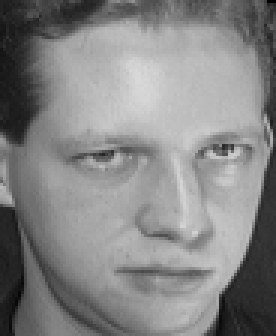
#> input picture scripts/att_faces/s1/10.pgm, 92 x 112 px, given in place of the camera (shown 3 times larger)
$ python train.py att_faces/s1/10.pgm
#> lines starting #> are read from the running program, lines starting #| are printed output that depends on the picture; pictures that were not available may be replaced by others from this repository, and a replacement may not be noted
# train.py
import cv2, sys, numpy, os
size = 1
fn_haar = 'haarcascade_frontalface_default.xml'
fn_dir = 'att_faces'
try:
    fn_name = sys.argv[1]
except:
    print("You must provide a name")
    sys.exit(0)
path = os.path.join(fn_dir, fn_name)
if not os.path.isdir(path):
    os.mkdir(path)
(im_width, im_height) = (112, 92)
haar_cascade = cv2.CascadeClassifier(fn_haar)
webcam = cv2.VideoCapture(0)

# Generate name for image file
pin=sorted([int(n[:n.find('.')]) for n in os.listdir(path)
     if n[0]!='.' ]+[0])[-1] + 1

# Beginning message
print("\n\033[94mThe program will save 50 samples. \
Move your head around to increase while it runs.\033[0m\n")

# The program loops until it has 50 images of the face.
count = 0
pause = 0
count_max = 50
while count < count_max:

    # Loop until the camera is working
    rval = False
    while(not rval):
        # Put the image from the webcam into 'frame'
        (rval, frame) = webcam.read()
#> frame is the input picture: shape (112, 92, 3); min 1, max 217, mean 132.8
        if(not rval):
            print("Failed to open webcam. Trying again...")

    # Get image size
    height, width, channels = frame.shape
#> height = 112; width = 92; channels = 3

    # Flip frame
    frame = cv2.flip(frame, 1, 0)
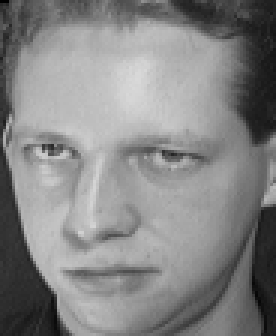
#> frame: shape (112, 92, 3) (shown 3 times larger); min 1, max 217, mean 132.8

    # Convert to grayscale
    gray = cv2.cvtColor(frame, cv2.COLOR_BGR2GRAY)

    # Scale down for speed
    mini = cv2.resize(gray, (int(gray.shape[1] / size), int(gray.shape[0] / size)))

    # Detect faces
    faces = haar_cascade.detectMultiScale(mini)
#> faces = [[1, 25, 75, 75]]

    # We only consider largest face
    faces = sorted(faces, key=lambda x: x[3])
    if faces:
        face_i = faces[0]
#> face_i = [1, 25, 75, 75]
        (x, y, w, h) = [v * size for v in face_i]
#> x = 1; y = 25; w = 75; h = 75

        face = gray[y:y + h, x:x + w]
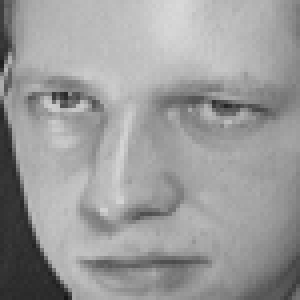
#> face: shape (75, 75) (shown 4 times larger); min 22, max 217, mean 154.9
        face_resize = cv2.resize(face, (im_width, im_height))
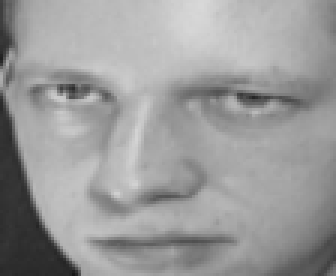
#> face_resize: shape (92, 112) (shown 3 times larger); min 24, max 216, mean 154.8

        # Draw rectangle and write name
        cv2.rectangle(frame, (x, y), (x + w, y + h), (0, 255, 0), 3)
        cv2.putText(frame, fn_name, (x - 10, y - 10), cv2.FONT_HERSHEY_PLAIN,
            1,(0, 255, 0))
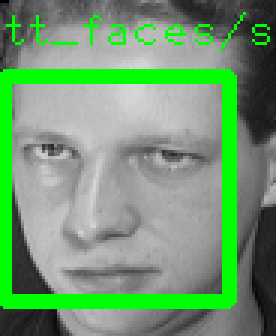
#> frame: shape (112, 92, 3) (shown 3 times larger); mean B, G, R 113.9, 152.9, 113.9

        # Remove false positives
        if(w * 6 < width or h * 6 < height):
            print("Face too small")
        else:

            # To create diversity, only save every fith detected image
            if(pause == 0):
                print("Saving training sample "+str(count+1)+"/"+str(count_max))

                # Save image file
                cv2.imwrite('%s/%s.png' % (path, pin), face_resize)
                pin += 1
                count += 1
                pause = 1

    if(pause > 0):
        pause = (pause + 1) % 5
    cv2.imshow('OpenCV', frame)
    key = cv2.waitKey(10)
#> (key Esc is pressed here)
    if key == 27:
        break
